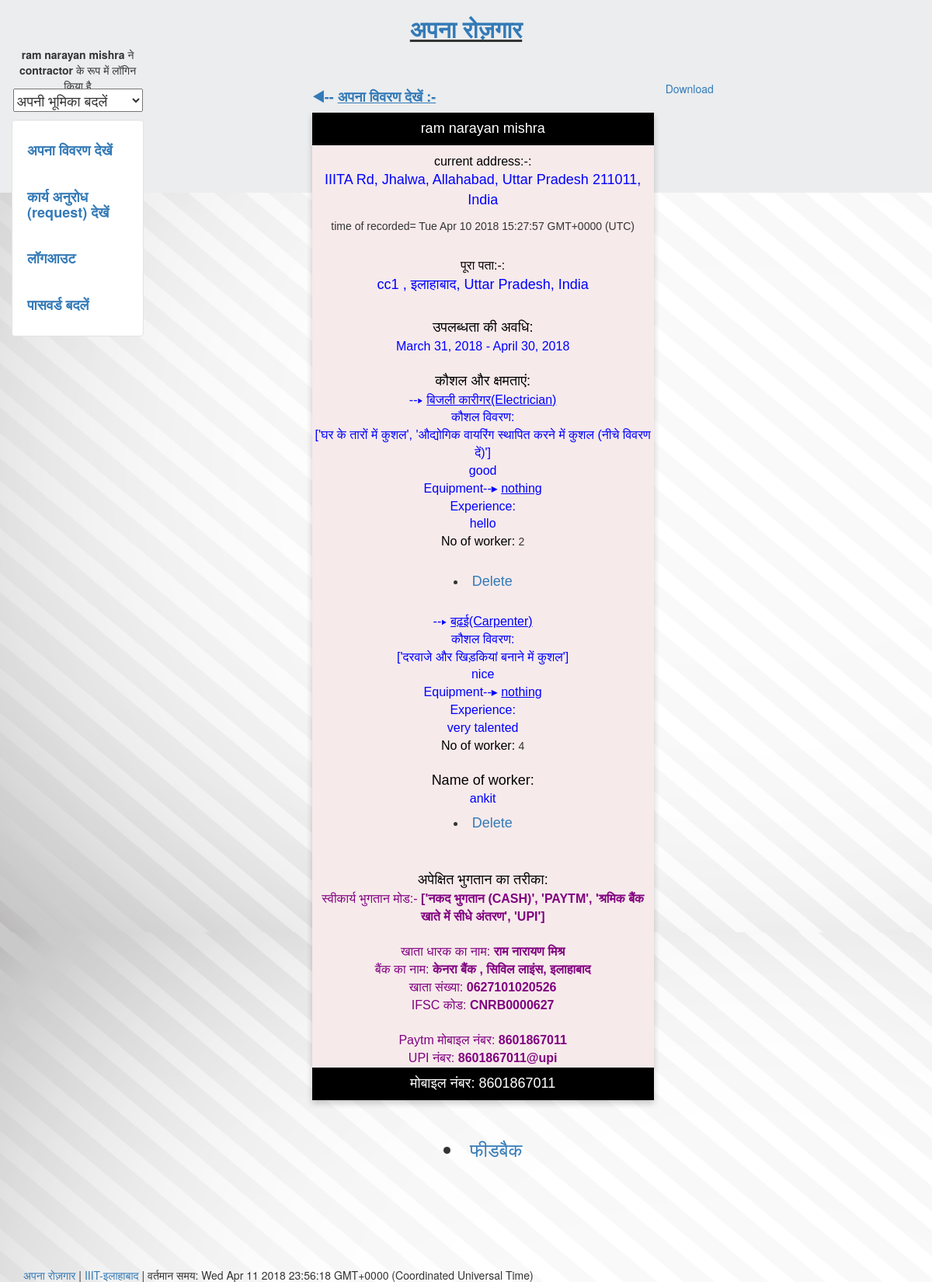
The app's page /cprofile (signed in) with its own data.
### worker/models.py (models this page shows, shortened)
class Profile(models.Model):
    user = models.OneToOneField(User, on_delete=models.CASCADE, primary_key = True)
    s_contact = models.CharField(max_length=50,blank = True,null = True)
    age = models.FloatField(blank = True, null = True)
    street = models.CharField(max_length=250,blank = True, null = True)
    address = models.CharField(max_length=250,blank = True, null = True)
    start_date = models.DateField(blank = True, null = True)
    end_date = models.DateField(blank = True, null = True)
    skill1 = models.CharField(max_length = 100,blank = True, null = True)
    skill2 = models.CharField(max_length = 100,blank = True, null = True)
    skill3 = models.CharField(max_length = 100,blank = True, null = True)
    description1 = models.TextField(max_length = 250,blank = True, null = True)
    description2 = models.TextField(max_length = 250,blank = True, null = True)
    description3 = models.TextField(max_length = 250,blank = True, null = True)
    description = models.TextField(max_length = 500,blank = True, null = True)
    description11 = models.TextField(max_length = 250,blank = True, null = True)
    min_salary = models.IntegerField(blank = True, null = True)
    rating = models.FloatField(blank = True, null = True)
    nhirer = models.IntegerField(blank = True, null = True)
    loginas = models.TextField(max_length = 10,blank = True, null = True)
    joinrequest=models.CharField(max_length = 2,blank = True, null = True)
    temp=models.CharField(max_length = 2,blank = True, null = True)
    ac = models.CharField(max_length=100,blank = True, null = True)
    ifsc = models.CharField(max_length=100,blank = True, null = True)
    paytm = models.CharField(max_length=100,blank = True, null = True)
    upi = models.CharField(max_length=100,blank = True, null = True)
    acname = models.CharField(max_length=100,blank = True, null = True)
    bank = models.CharField(max_length=100,blank = True, null = True)
    mode = models.CharField(max_length=100,blank = True, null = True)
    contractor=models.PositiveSmallIntegerField(blank = True, null = True,default=0)
    def __str__(self):
    	return self.user.username

class Current_location(models.Model):
    username = models.CharField(max_length = 50, primary_key = True)
    address = models.CharField(max_length=250,blank = True, null = True)
    lat = models.CharField(max_length = 50, blank = True, null= True)
    lng = models.CharField(max_length = 50, blank = True, null= True)
    time = models.CharField(max_length = 50, blank = True, null= True)

class Contractor(models.Model):
    cid=models.AutoField(primary_key=True)
    username=models.IntegerField(blank = True, null = True)
    skill= models.CharField(max_length=100,blank = True,null = True)
    nofworker = models.IntegerField(blank = True, null = True)
    nameof_worker = models.CharField(max_length=1024,blank = True, null = True)
    equipment = models.CharField(max_length=250,blank = True, null = True)
    start_date = models.DateField(blank = True, null = True)
    end_date = models.DateField(blank = True, null = True)
    experience = models.CharField(max_length = 250, blank = True, null= True)
    description1 = models.TextField(max_length = 250,blank = True, null = True)
    description2 = models.TextField(max_length = 100,blank = True, null = True)

### worker/views.py (the view)
# urls.py: url(r'^cprofile',cprofile,name = 'cprofile'),
def cprofile(request):
  if request.user.username:
    if request.user.profile.loginas=="contractor":
        data=Profile.objects.get(user=request.user)
        if request.method=='GET':
          id=request.GET.get('id',None)
          try:
            skillset=Contractor.objects.get(cid=id)
            skillset.delete()
            request.user.profile.contractor=request.user.profile.contractor-1
            request.user.profile.save()
          except:
            warn="आपने गलत अनुरोध किया है"
        current_address2=Current_location.objects.filter(username=request.user.username)
        skilllist=Contractor.objects.filter(username=data.user_id)
        if len(skilllist)==0:
          warn="कौशल जोड़ें"
          return render(request,'worker/profilecontractor.html',{'warn':warn})
        if len(current_address2)==1:
          for current_address1 in current_address2:
            return render(request,'worker/cview.html',{'data':data,'current_address':current_address1,'skilllist':skilllist})
        else:
          return render(request,'worker/cview.html',{'data':data,'skilllist':skilllist})
    else:
      warn="कृपया पहले ठेकेदार के रूप में लॉगिन करें"
      return render(request,'login/form.html',{'warn':warn})
  else:
    warn="कृपया लॉगिन करें"
    return render(request,'worker/form.html',{'warn':warn})

### worker/templates/worker/cview.html (shortened to what this page needs)
{% extends "login/header.html" %}
{% load staticfiles %}
{% block content %}
<div class ='col-sm-6 col-sm-offset-2'>
	<link rel="stylesheet" href="https://cdnjs.cloudflare.com/ajax/libs/font-awesome/4.7.0/css/font-awesome.min.css">
<h4><b><a href='/view'>&#9664;-- <u>अपना विवरण देखें :-</u></a></b></h4>
<div class="card" style="background-color:#F7EAEB">
   {% if data.user.first_name %}
  <p><button class = "but">{{data.user.first_name}}</button></p>
{% if current_address %}
<font color = 'black' size = 3>
 current address:-:<br>
</font>
  <p class="title"> {{current_address.address}}</p>
  <p> time of recorded= {{current_address.time}}</p>
  <br>
{%endif%}
  <font color = 'black' size = 3>
 पूरा पता:-:<br>
</font>
  <p class="title"> {{data.street}} , {{data.address}}</p>
  <br>
  <font color = 'black' size = 4>
उपलब्धता की अवधि:<br>
</font>
<font color = 'blue' size = 3>
{{data.start_date}}  -  {{data.end_date}}
</font>
<br><br>
<font color = 'black' size = 4 >
  कौशल और क्षमताएं:<br>
 </font>
{% for skill1 in skilllist %}
 <font color = 'blue' size = 3>
 {% if skill1.skill %}
 --&#9656;   <u>{{skill1.skill}}</u><br>
 {% if skill1.description1 %}
  कौशल  विवरण:<br>{{skill1.description1}}<br>{{skill1.description2}}
  <br>
  {%endif%}
  {% if skill1.equipment %}
 Equipment--&#9656;  <u>{{skill1.equipment}}</u><br>
 {%endif%}
 {% if skill1.experience %}
  Experience:<br>{{skill1.experience}}
  <br>
  {%endif%}
</font>
 	 {% if skill1.nofworker %}
   <font color = 'black' size = 3 >
  No of worker:
 </font>
 {{skill1.nofworker}}
 <br>
 {%endif%}
<br>
{% if skill1.nameof_worker  %}
 <font color = 'black' size = 4 >
 	Name of worker:<br>
 </font>
 <font color = 'blue' size = 3>
 	{{skill1.nameof_worker}}
 </font>
{%endif%}
<h4 align="center">
            <li ><a href = "/cprofile?id={{skill1.cid}}">Delete</a></li>
            </h4>
 {%endif%}
 <br>
 {%endfor%}
 <br>
 <font color = 'black' size = 4 >
  अपेक्षित भुगतान का तरीका:
 </font>
 <br>
 <font color = 'purple' size = 3.5>
 स्वीकार्य भुगतान मोड:-  <b>{{data.mode}}</b>
 <br><br>
{% if data.acname %}
  खाता धारक का नाम: <b>{{data.acname}}</b>
  <br>
  {%endif%}
  {% if data.bank %}
  बैंक का नाम: <b>{{data.bank}}</b>
  <br>
  {%endif%}
  {% if data.ac %}
  खाता संख्या: <b>{{data.ac}}</b>
  <br>
  {%endif%}
  {% if data.ifsc %}
  IFSC कोड: <b>{{data.ifsc}}</b>
  <br>
  <br>
  {%endif%}
  {% if data.paytm %}
  Paytm मोबाइल नंबर: <b>{{data.paytm}}</b>
  <br>
  {%endif%}
  {% if data.upi %}
  UPI नंबर: <b>{{data.upi}}</b>
  <br>
  {%endif%}
</font>
  <p><button class = "but">मोबाइल नंबर: {{data.s_contact}}</button></p>
</div>
	<br>
  <h3 align="center">
            <li ><a href = "/feedback?username={{data}}&target='b'">फीडबैक</a></li>
            </h3>
            {%endif%}
</div>
{% endblock %}

### login/templates/login/header.html (shortened to what this page needs)
<!DOCTYPE html>
<html lang="en">
 <head>
   {% load staticfiles %}
   <link rel="stylesheet" href="{% static 'login/css/bootstrap.min.css' %}" type = "text/css"/>
   <link rel="stylesheet" href="{% static 'login/css/new.css' %}" type = "text/css"/>
  </head>
<body class="body" >
	<div class="container-fluid" style="min-height:94% ">
		<div class="row">
      <div class = "layer" style = "background-color:#EBEDEF;position: absolute; top: 0; left: 0; width: 100%; height: 15%;">
			  <div class="col-sm-2">
				<br>
        <br>
        <br>
				  <center>
					{% if request.user.username %}
				  	<p><b> {{request.user.first_name}}</b> ने <b>{{request.user.profile.loginas}}</b> के रूप में लॉगिन किया है</p>
					{% endif %}
				  </center>
			  </div>
      </div>
			    <div class="col-sm-8 col-sm-offset-2">
				  <center>
				  <h2><b><u><a href="/about">अपना रोज़गार</a></b></u></h2>
				  </center>
			    </div>
		</div>
		<div class="row">
		  <div class="col-sm-2">
        <div id="sidebar" >
          <center>
          {% if request.user.username %}
                  <h4>
                <form method="post" action="/change_role">
                <select name='loginas' onchange='if(this.value != 0) { this.form.submit(); }'>
                <option value='0'>अपनी भूमिका बदलें</option>
                </select>
                </form>
            </h4>
            {%endif%}
          </center>
        </div>
			<div class="well bs-sidebar" id="sidebar" style="background-color:#fff">
			  <ul class="nav nav-pills nav-stacked">
			  	{% if request.user.username %}
			  	<h4><b><li><a href = '/view'>अपना विवरण देखें</a></li></b></h4><br>
                <h4><b><li><a href = '/workrequest'>कार्य अनुरोध (request) देखें</a></li></b></h4><br>
			  	<h4><b><li><a href='/logout'>लॉगआउट</a></li></b></h4><br>
                <h4><b> <li><a href = '/change_password'>पासवर्ड बदलें</a></li></b></h4>
			  	{%else%}
				<h4><b><li><a href='/login'>लॉग इन करें</a></li></b></h4><br>
				<h4><b><li><a href='/register'>रजिस्टर करे</a></li></b></h4><br>
                                <h4><b><li><a href='/forgot_password'>पासवर्ड भूल गए?</a></li></b></h4>
				{%endif%}
			  </ul>
			</div>
		  </div>
		  <div class="col-sm-10">
			<div class='container-fluid'>
       <a href = "{% static 'login/ankit.pdf' %}" target = "_blank" >Download</a>
			   {% block content %}
			   {% endblock %}
			</div>
		  </div>
		</div>
	</div>
  <br>
  <br>
	  <footer>
         <br>
         <br>
		<div class="container-fluid" style='margin-left:15px'>
			<p><a href="/about" target="blank">अपना रोज़गार</a> | <a href="https://www.iiita.ac.in/" target="blank">IIIT-इलाहाबाद</a> |
      <font id="currenttime"></font>
    </p>
		</div>
	  </footer>
</body>
</html>

### worker/templates/worker/cview.html (style rules this page uses)
.card { box-shadow: 0 4px 8px 0 rgba(0, 0, 0, 0.2); max-width: 500px; margin: auto; text-align: center; font-family: arial; }
.title { color: blue; font-size: 18px; }
.but { border: none; outline: 0; display: inline-block; padding: 8px; color: white; background-color: #000; text-align: center; cursor: pointer; width: 100%; font-size: 18px; }

### records on screen
Profile: user.first_name "ram narayan mishra", street "cc1", address "इलाहाबाद, Uttar Pradesh, India", start_date "March 31, 2018", end_date "April 30, 2018", mode "['नकद भुगतान (CASH)', 'PAYTM', 'श्रमिक बैंक खाते में सीधे अंतरण', 'UPI']", acname "राम नारायण मिश्र", bank "केनरा बैंक , सिविल लाइंस, इलाहाबाद", ac "0627101020526", ifsc "CNRB0000627", paytm "8601867011", upi "8601867011@upi", s_contact "8601867011"
Current_location: address "IIITA Rd, Jhalwa, Allahabad, Uttar Pradesh 211011, India", time "Tue Apr 10 2018 15:27:57 GMT+0000 (UTC)"
Contractor: skill "बिजली कारीगर(Electrician)", description1 "['घर के तारों में कुशल', 'औद्योगिक वायरिंग स्थापित करने में कुशल (नीचे विवरण दें)']", description2 "good", equipment "nothing", experience "hello", nofworker "2"
Contractor: skill "बढ़ई(Carpenter)", description1 "['दरवाजे और खिड़कियां बनाने में कुशल']", description2 "nice", equipment "nothing", experience "very talented", nofworker "4", nameof_worker "ankit"

### other values on screen
{{ request.user.first_name }} "ram narayan mishra"
{{ request.user.profile.loginas }} "contractor"
